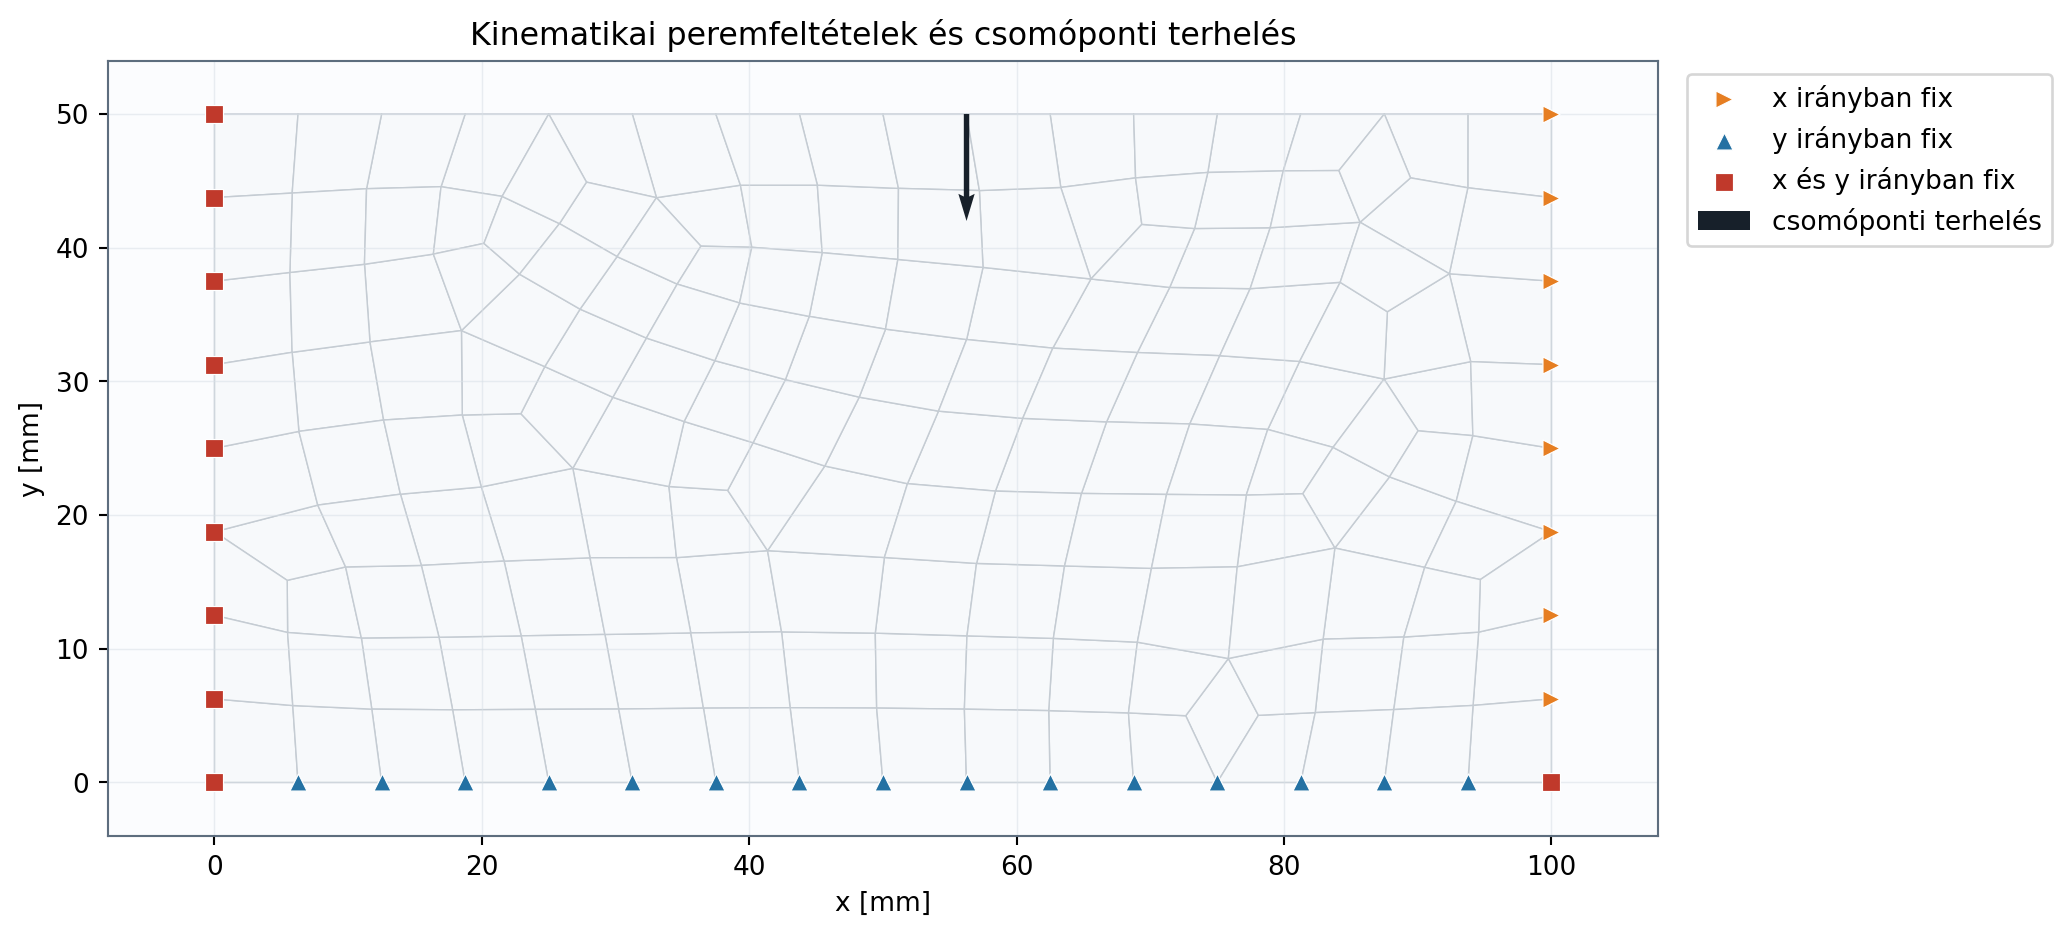

Write the Python code that produced this figure.
"""Egy- és kétirányú megtámasztások vizualizálása névvel ellátott peremeken."""

from pathlib import Path

import matplotlib.pyplot as plt

from fempy import Geometry2D, GmshMesher, LinearElasticMaterial, Model, PlotStyle

geometry = Geometry2D("supports").add_rectangle(width=100.0, height=50.0)
mesh = GmshMesher(element_size=7.0, element_shape="quad").generate(geometry)
model = Model(mesh, LinearElasticMaterial(210_000.0, 0.3), thickness=5.0)

# Bal: kétirányú befogás. Alul: csak y, jobb oldalon: csak x irány fix.
model.fix_boundary("left", x=True, y=True)
model.fix_boundary("bottom", x=False, y=True)
model.fix_boundary("right", x=True, y=False)

# Egy koncentrált erő, hogy a terhelésnyíl megjelenítése is látható legyen.
top_nodes = mesh.boundary_nodes("top")
model.add_nodal_load(top_nodes[len(top_nodes) // 2], fy=-1000.0)

figure, axis = plt.subplots(figsize=(11, 5.8))
model.plot_boundary_conditions(
    ax=axis,
    style=PlotStyle(language="hu", length_unit="mm", stress_unit="MPa"),
)
axis.set_title("Kinematikai peremfeltételek és csomóponti terhelés")
figure.tight_layout()
output = Path(__file__).with_suffix(".png")
figure.savefig(output, dpi=190, bbox_inches="tight")
print(f"Ábra: {output}")
